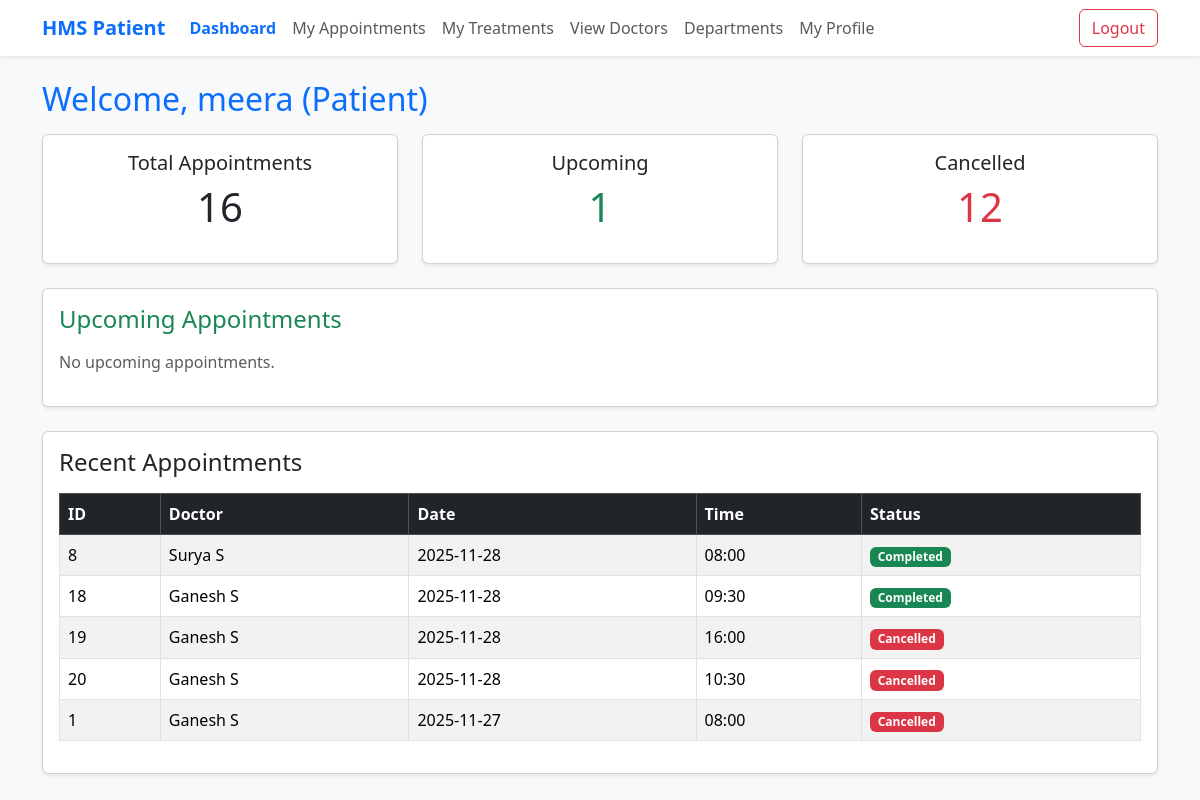
Screenshot of /patient/dashboard (signed in) with the database file from the repository.
### app/models.py (models this page shows, shortened)
class User(UserMixin, db.Model):
    __tablename__ = 'users'
    id = db.Column(db.Integer, primary_key=True)
    role = db.Column(db.String(20), nullable=False)
    email = db.Column(db.String(120), unique=True, nullable=False)
    password_hash = db.Column(db.String(128), nullable=False)
    name = db.Column(db.String(120), nullable=False)
    phone = db.Column(db.String(20))
    department_id = db.Column(db.Integer, db.ForeignKey('departments.id'))  # NEW LINE
    created_at = db.Column(db.DateTime, default=datetime.utcnow)
    is_active = db.Column(db.Boolean, default=True)

class Appointment(db.Model):
    __tablename__ = 'appointments'
    id = db.Column(db.Integer, primary_key=True)
    patient_id = db.Column(db.Integer, db.ForeignKey('users.id'), nullable=False)
    doctor_id = db.Column(db.Integer, db.ForeignKey('users.id'), nullable=False)
    date = db.Column(db.Date, nullable=False)
    time = db.Column(db.Time, nullable=False)
    status = db.Column(db.String(20), default='Booked')
    created_at = db.Column(db.DateTime, default=datetime.utcnow)
    patient = db.relationship('User', foreign_keys=[patient_id], backref='patient_appointments')
    doctor = db.relationship('User', foreign_keys=[doctor_id], backref='doctor_appointments')
    treatment = db.relationship('Treatment', backref='appointment', uselist=False, cascade="all, delete")

### app/routes.py (the view)
    @app.route('/patient/dashboard')
    @login_required
    def patient_dashboard():
        if current_user.role != 'patient':
            flash('Unauthorized access!', 'danger')
            return redirect(url_for('login'))
        total_appointments = Appointment.query.filter_by(patient_id=current_user.id).count()
        upcoming_appointments = Appointment.query.filter_by(patient_id=current_user.id, status='Booked').count()
        cancelled_appointments = Appointment.query.filter_by(patient_id=current_user.id, status='Cancelled').count()
        recent_appointments = (
            Appointment.query
            .filter_by(patient_id=current_user.id)
            .order_by(Appointment.date.desc())
            .limit(5)
            .all()
        )
        next_appointment = (
            Appointment.query
            .filter(
                Appointment.patient_id == current_user.id,
                Appointment.status == 'Booked',
                Appointment.date >= datetime.today().date()
            )
            .order_by(Appointment.date.asc(), Appointment.time.asc())
            .first()
        )
        today = date.today()
        now = datetime.now().time()
        upcoming_list = [
            a for a in recent_appointments
            if a.status == "Booked"
        ]
        return render_template(
        "patient_dashboard.html",
        user=current_user,
        total_appointments=total_appointments,
        upcoming_appointments=upcoming_appointments,
        cancelled_appointments=cancelled_appointments,
        recent_appointments=recent_appointments,
        upcoming_list=upcoming_list
    )

### app/__init__.py (called while the page is built)
def create_app():
    app = Flask(__name__, template_folder="templates")
    app.config['SQLALCHEMY_DATABASE_URI'] = 'sqlite:///hms.db'
    app.config['SQLALCHEMY_TRACK_MODIFICATIONS'] = False
    app.config['SECRET_KEY'] = 'dev-secret-change-this'
    db.init_app(app)
    login_manager.init_app(app)
    @login_manager.user_loader
    def load_user(user_id):
        return User.query.get(int(user_id))
    @app.route('/')
    def index():
        return render_template('index.html')
    from .routes import init_routes
    init_routes(app)
    return app

### app/templates/patient_dashboard.html (shortened to what this page needs)
<!DOCTYPE html>
<html lang="en">
<head>
  <link href="https://cdn.jsdelivr.net/npm/bootstrap@5.3.2/dist/css/bootstrap.min.css" rel="stylesheet">
</head>
<body class="bg-light">
<nav class="navbar navbar-expand-lg navbar-light bg-white shadow-sm">
  <div class="container">
    <a class="navbar-brand" href="{{ url_for('patient_dashboard') }}">HMS Patient</a>
    <div class="collapse navbar-collapse" id="navbarNav">
      <ul class="navbar-nav me-auto mb-2 mb-lg-0">
        <li class="nav-item">
          <a class="nav-link {% if request.endpoint == 'patient_dashboard' %}active{% endif %}"
             href="{{ url_for('patient_dashboard') }}">Dashboard</a>
        </li>
        <li class="nav-item">
          <a class="nav-link {% if request.endpoint == 'patient_appointments' %}active{% endif %}"
             href="{{ url_for('patient_appointments') }}">My Appointments</a>
        </li>
        <li class="nav-item">
          <a class="nav-link {% if request.endpoint == 'patient_treatments' %}active{% endif %}"
             href="{{ url_for('patient_treatments') }}">My Treatments</a>
        </li>
        <li class="nav-item">
          <a class="nav-link {% if request.endpoint == 'patient_view_doctors' %}active{% endif %}"
             href="{{ url_for('patient_view_doctors') }}">View Doctors</a>
        </li>
        <li class="nav-item">
          <a class="nav-link {% if request.endpoint == 'patient_departments' %}active{% endif %}"
             href="{{ url_for('patient_departments') }}">Departments</a>
        </li>
        <li class="nav-item">
          <a class="nav-link {% if request.endpoint == 'patient_profile' %}active{% endif %}"
             href="{{ url_for('patient_profile') }}">My Profile</a>
        </li>
      </ul>
      <form class="d-flex">
        <a href="{{ url_for('logout') }}" class="btn btn-outline-danger">Logout</a>
      </form>
    </div>
  </div>
</nav>
<div class="container mt-4">
  <h2 class="text-primary mb-3">Welcome, {{ user.name }} (Patient)</h2>
  <div class="row mb-4">
    <div class="col-md-4">
      <div class="card text-center shadow-sm">
        <div class="card-body">
          <h5 class="card-title">Total Appointments</h5>
          <p class="display-6">{{ total_appointments }}</p>
        </div>
      </div>
    </div>
    <div class="col-md-4">
      <div class="card text-center shadow-sm">
        <div class="card-body">
          <h5 class="card-title">Upcoming</h5>
          <p class="display-6 text-success">{{ upcoming_appointments }}</p>
        </div>
      </div>
    </div>
    <div class="col-md-4">
      <div class="card text-center shadow-sm">
        <div class="card-body">
          <h5 class="card-title">Cancelled</h5>
          <p class="display-6 text-danger">{{ cancelled_appointments }}</p>
        </div>
      </div>
    </div>
  </div>
  <div class="card shadow-sm mb-4">
    <div class="card-body">
      <h4 class="card-title mb-3 text-success">Upcoming Appointments</h4>
      {% if upcoming_list %}
      <table class="table table-bordered table-striped">
        <thead class="table-dark">
          <tr>
            <th>ID</th>
            <th>Doctor</th>
            <th>Date</th>
            <th>Time</th>
            <th>Status</th>
          </tr>
        </thead>
        <tbody>
        {% for a in upcoming_list %}
          <tr>
            <td>{{ a.id }}</td>
            <td>{{ a.doctor.name }}</td>
            <td>{{ a.date }}</td>
            <td>{{ a.time.strftime('%H:%M') }}</td>
            <td class="status-cell"
                data-date="{{ a.date }}"
                data-time="{{ a.time.strftime('%H:%M') }}"
                data-status="{{ a.status }}">
              {% if a.status == "Booked" %}
                <span class="badge bg-info text-dark">Booked</span>
              {% elif a.status == "Cancelled" %}
                <span class="badge bg-danger">Cancelled</span>
              {% elif a.status == "Completed" %}
                <span class="badge bg-success">Completed</span>
              {% else %}
                <span class="badge bg-secondary">{{ a.status }}</span>
              {% endif %}
            </td>
          </tr>
        {% endfor %}
        </tbody>
      </table>
      {% else %}
      <p class="text-muted">No upcoming appointments.</p>
      {% endif %}
    </div>
  </div>
  <div class="card shadow-sm">
    <div class="card-body">
      <h4 class="card-title mb-3">Recent Appointments</h4>
      {% if recent_appointments %}
      <table class="table table-striped table-bordered">
        <thead class="table-dark">
          <tr>
            <th>ID</th>
            <th>Doctor</th>
            <th>Date</th>
            <th>Time</th>
            <th>Status</th>
          </tr>
        </thead>
        <tbody>
          {% for a in recent_appointments %}
          <tr>
            <td>{{ a.id }}</td>
            <td>{{ a.doctor.name }}</td>
            <td>{{ a.date }}</td>
            <td>{{ a.time.strftime('%H:%M') }}</td>
            <td class="status-cell"
                data-date="{{ a.date }}"
                data-time="{{ a.time.strftime('%H:%M') }}"
                data-status="{{ a.status }}">
              {% if a.status == 'Booked' %}
                <span class="badge bg-info text-dark">Booked</span>
              {% elif a.status == 'Cancelled' %}
                <span class="badge bg-danger">Cancelled</span>
              {% elif a.status == 'Completed' %}
                <span class="badge bg-success">Completed</span>
              {% else %}
                <span class="badge bg-secondary">{{ a.status }}</span>
              {% endif %}
            </td>
          </tr>
          {% endfor %}
        </tbody>
      </table>
      {% else %}
      <p>No recent appointments found.</p>
      {% endif %}
    </div>
  </div>
</div>
</body>
</html>

### app/templates/patient_dashboard.html (style rules this page uses)
.navbar-brand { font-weight: bold; color: #0d6efd !important; }
.nav-link.active { font-weight: 600; color: #0d6efd !important; }

### rows the page displays
User: name "meera"
Appointment: id "8", doctor.name "Surya S", date "2025-11-28", time "08:00", status "Completed"
Appointment: id "18", doctor.name "Ganesh S", date "2025-11-28", time "09:30", status "Completed"
Appointment: id "19", doctor.name "Ganesh S", date "2025-11-28", time "16:00", status "Cancelled"
Appointment: id "20", doctor.name "Ganesh S", date "2025-11-28", time "10:30", status "Cancelled"
Appointment: id "1", doctor.name "Ganesh S", date "2025-11-27", time "08:00", status "Cancelled"

### other values shown
{{ total_appointments }} "16"
{{ upcoming_appointments }} "1"
{{ cancelled_appointments }} "12"
